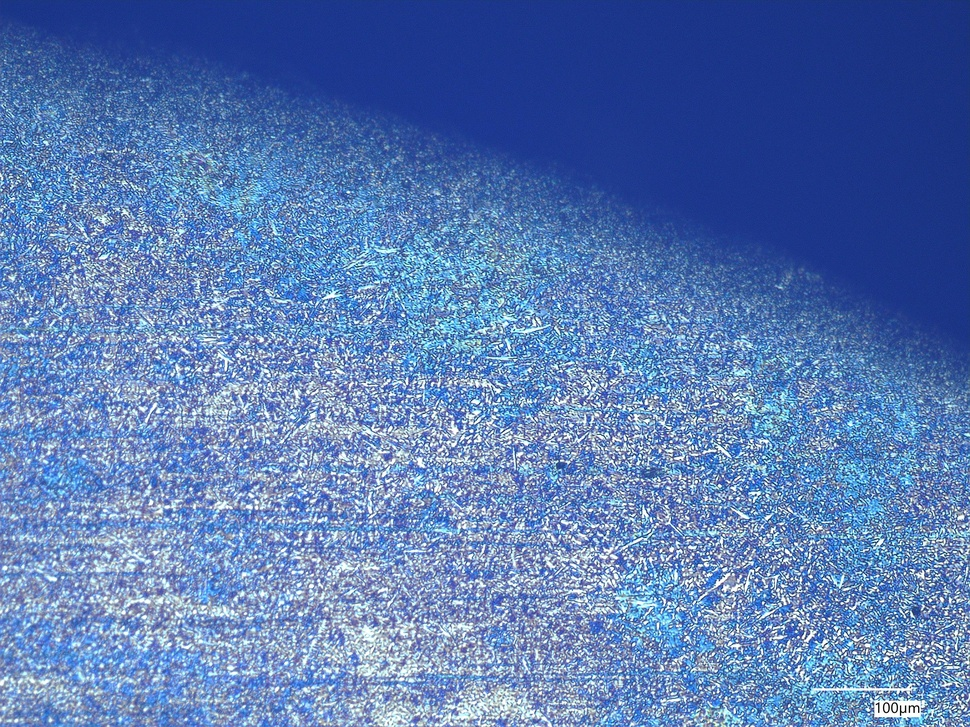
#> input picture images/R3DR_300x.jpg, 970 x 727 px, shrunk from 2880 x 2160 before the run; its folder holds only this picture in this run
$ jupyter execute --allow-errors test.ipynb
#> lines starting #> are read from the running program, lines starting #| are printed output that depends on the picture
[cell 1]
from pathlib import Path
import cv2

# Resolve the project root from src/test.ipynb
project_root = Path.cwd().parent if Path.cwd().name == "src" else Path.cwd()

# Support both "image" and "images" folder names
candidate_dirs = [project_root / "image", project_root / "images"]
image_dir = next((d for d in candidate_dirs if d.exists()), None)

if image_dir is None:
    raise FileNotFoundError("Could not find an 'image' or 'images' folder in the project root.")

# Common image extensions
extensions = {".jpg", ".jpeg", ".png", ".bmp", ".tif", ".tiff", ".webp"}
image_paths = sorted([p for p in image_dir.iterdir() if p.suffix.lower() in extensions])

if not image_paths:
    raise FileNotFoundError(f"No image files found in: {image_dir}")

images = {}
for path in image_paths:
    img = cv2.imread(str(path))
#> img is the input picture: shape (727, 970, 3); mean B, G, R 178.8, 123.3, 91.6
    if img is not None:
        images[path.name] = img

print(f"Loaded {len(images)} image(s) from {image_dir}")
#| Loaded 1 image(s) from images
print("Files:", list(images.keys()))
#| Files: ['R3DR_300x.jpg']


$ run again, on images/R4DR_1000x.jpg
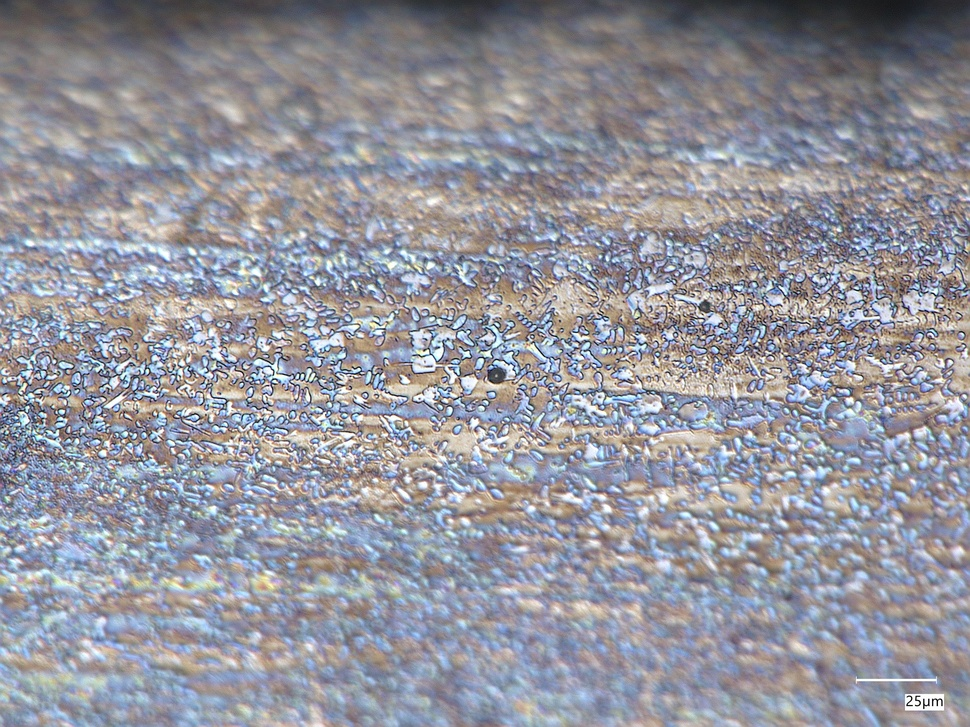
#> input picture images/R4DR_1000x.jpg, 970 x 727 px, shrunk from 2880 x 2160 before the run
#> img is the input picture: shape (727, 970, 3); mean B, G, R 156.7, 147.8, 147.8
#| Loaded 1 image(s) from images
#| Files: ['R4DR_1000x.jpg']

$ run again, on images/R4DR_300x.jpg
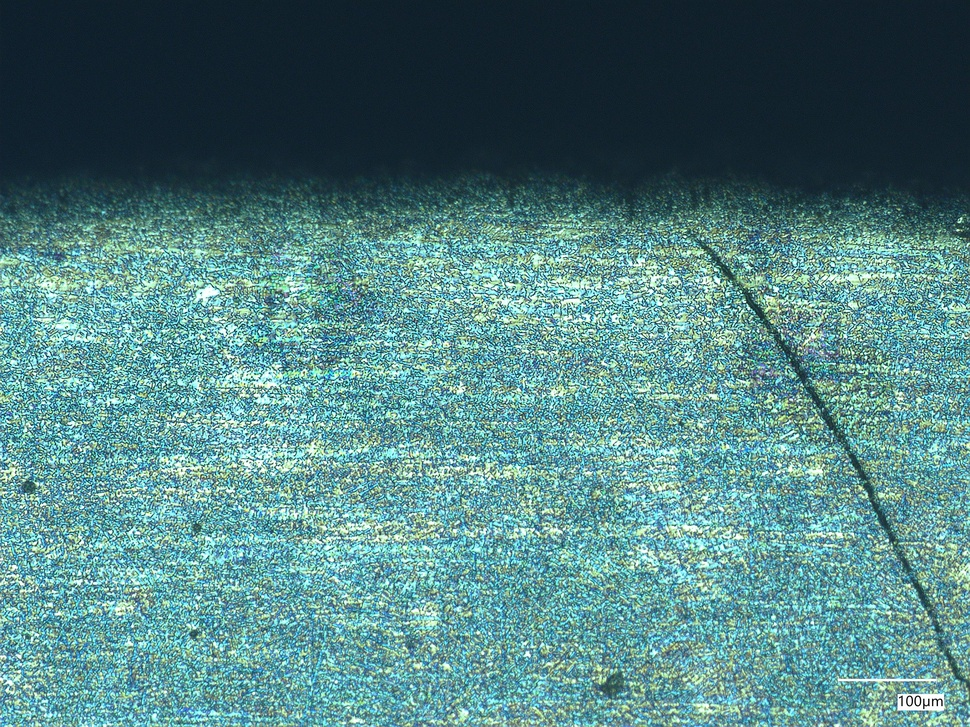
#> input picture images/R4DR_300x.jpg, 970 x 727 px, shrunk from 2880 x 2160 before the run
#> img is the input picture: shape (727, 970, 3); mean B, G, R 130.3, 129.5, 83.7
#| Loaded 1 image(s) from images
#| Files: ['R4DR_300x.jpg']

$ run again, on images/R4DR_700x.jpg
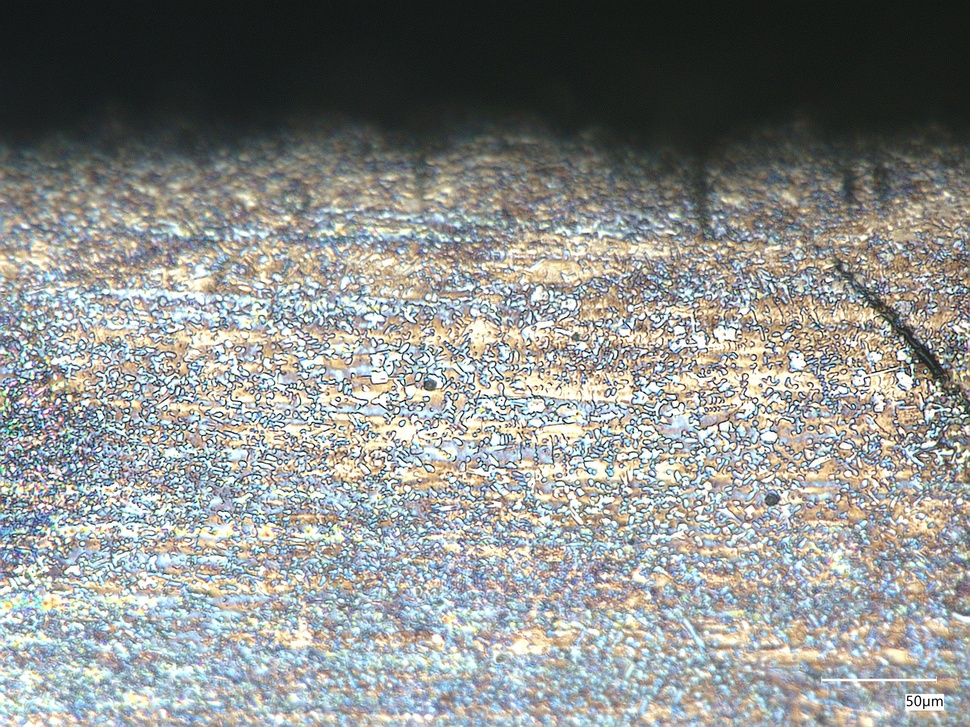
#> input picture images/R4DR_700x.jpg, 970 x 727 px, shrunk from 2880 x 2160 before the run
#> img is the input picture: shape (727, 970, 3); mean B, G, R 140.4, 143, 140.7
#| Loaded 1 image(s) from images
#| Files: ['R4DR_700x.jpg']

$ run again, on images/R3LC_1000x.jpg
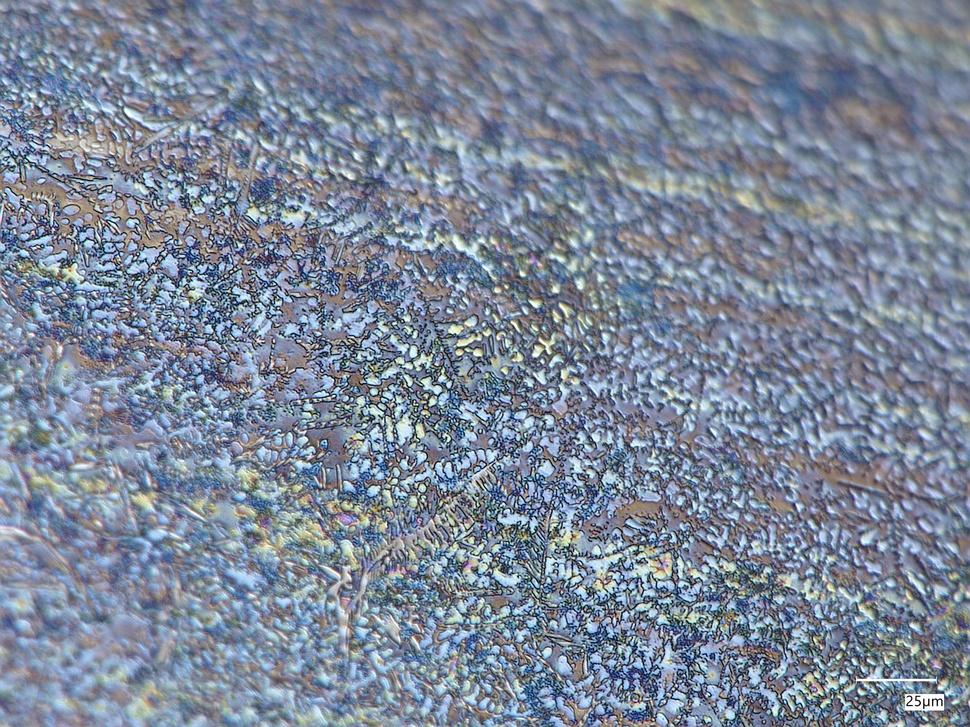
#> input picture images/R3LC_1000x.jpg, 970 x 727 px, shrunk from 2880 x 2160 before the run
#> img is the input picture: shape (727, 970, 3); mean B, G, R 152.6, 135, 124.1
#| Loaded 1 image(s) from images
#| Files: ['R3LC_1000x.jpg']
